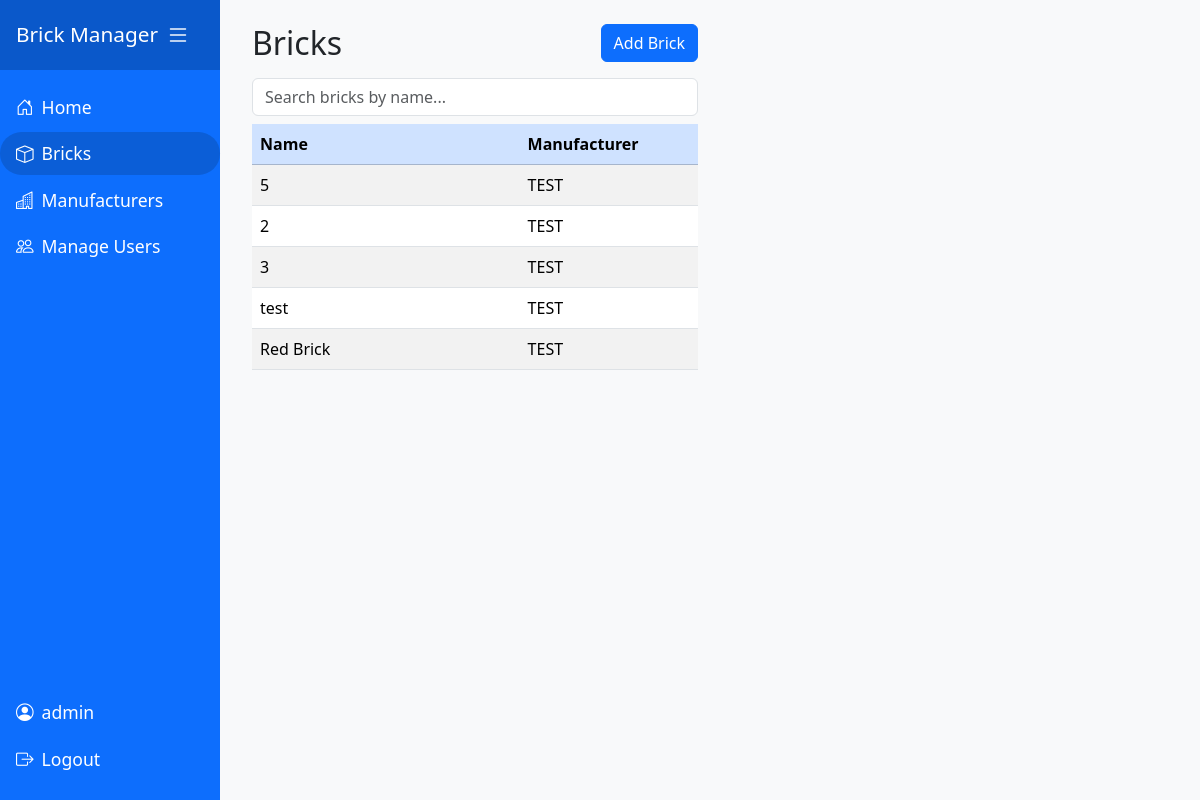
The page /bricks (signed in) on the database as committed earlier.
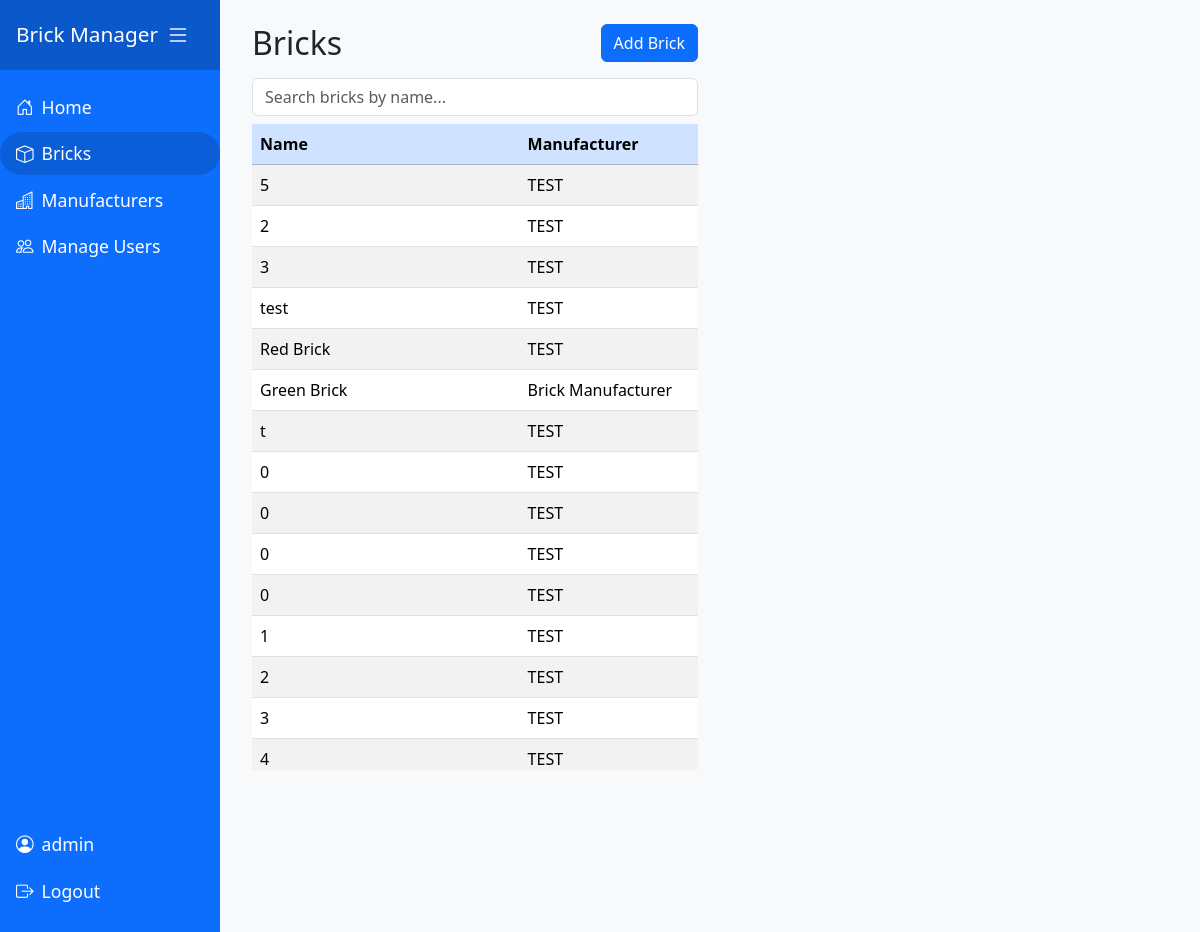
The same page on the database as committed later.
### models.py (models this page shows)
class Brick(db.Model):
    id = db.Column(db.Integer, primary_key=True)
    name = db.Column(db.String(150), nullable=False)
    colour = db.Column(db.String(50), nullable=False)
    material = db.Column(db.String(100), nullable=False)
    strength = db.Column(db.String(50), nullable=False)
    width = db.Column(db.Float, nullable=False)
    depth = db.Column(db.Float, nullable=False)
    height = db.Column(db.Float, nullable=False)
    type = db.Column(db.String(100), nullable=False)
    voids = db.Column(db.Integer, nullable=False)
    manufacturerId = db.Column(db.Integer, db.ForeignKey('manufacturer.id'), nullable=False)

class Manufacturer(db.Model):
    id = db.Column(db.Integer, primary_key=True)
    name = db.Column(db.String(150), nullable=False, unique=True)
    address = db.Column(db.String(250), nullable=False)
    bricks = db.relationship('Brick', backref='manufacturer', lazy=True)

### bricks.py (the view)
@bricks_bp.route('/bricks')
@bricks_bp.route('/bricks/<int:brick_id>')
def bricks(brick_id=None):
    allBricks = Brick.query.all()
    def brick_to_dict(brick):
        return {
            'id': brick.id,
            'name': brick.name,
            'colour': brick.colour,
            'material': brick.material,
            'strength': brick.strength,
            'width': brick.width,
            'depth': brick.depth,
            'height': brick.height,
            'type': brick.type,
            'voids': brick.voids,
            'manufacturer': {
                'id': brick.manufacturer.id if brick.manufacturer else None,
                'name': brick.manufacturer.name if brick.manufacturer else ''
            }
        }
    brick_dicts = [brick_to_dict(b) for b in allBricks]
    selected_brick_id = None
    if brick_id is not None and any(b['id'] == brick_id for b in brick_dicts):
        selected_brick_id = brick_id
    return render_template('bricks.html', bricks=brick_dicts, selected_brick_id=selected_brick_id)

### app.py (called while the page is built)
@app.before_request
def require_login():
    allowedRoutes = ['users.login']
    endpoint = request.endpoint
    if endpoint is None:
        return  # Let Flask handle it
    if endpoint in allowedRoutes or endpoint.startswith('static'):
        return  # Allow access
    if not session.get('userId'):
        return redirect(url_for('users.login', next=request.url))

### templates/bricks.html (shortened to what this page needs)
{% extends 'base.html' %}
{% block content %}
<div class="row flex-lg-nowrap" style="height: 80vh; min-height: 500px;">
  <div class="col-lg-4 col-12 d-flex flex-column">
    <div class="d-flex justify-content-between align-items-center mb-3">
      <h2 class="mb-0">Bricks</h2>
      {% if session.get('userId') %}
      <a href="{{ url_for('bricks.addBrick') }}{% if selected_brick_id %}?selected_brick_id={{ selected_brick_id }}{% endif %}" class="btn btn-primary ms-3">Add Brick</a>
      {% endif %}
    </div>
    <div class="mb-2">
      <input type="text" id="brick-search-box" class="form-control" placeholder="Search bricks by name...">
    </div>
    <div class="table-responsive bricks-table-responsive flex-grow-1">
      <table class="table table-striped table-hover align-middle" id="bricks-table">
        <colgroup>
          <col style="width: 60%">
          <col style="width: 40%">
        </colgroup>
        <thead class="table-primary">
          <tr>
            <th>Name</th>
            <th>Manufacturer</th>
          </tr>
        </thead>
        <tbody>
        {% for brick in bricks %}
          <tr class="brick-row" data-brick='{{ brick | tojson | safe }}' data-id="{{ brick.id }}">
            <td>{{ brick.name }}</td>
            <td>{{ brick.manufacturer.name }}</td>
          </tr>
        {% endfor %}
        </tbody>
      </table>
    </div>
  </div>
  <div class="col-lg-8 col-12 d-flex flex-column" style="height: 100%;">
  </div>
</div>
<link rel="stylesheet" href="{{ url_for('static', filename='css/bricks.css') }}">
{% endblock %}

Rows that differ between the two databases and show on the page:
added Brick: name "Green Brick", manufacturer.name "Brick Manufacturer"
added Brick: name "t", manufacturer.name "TEST"
added Brick: name "0", manufacturer.name "TEST"
added Brick: name "0", manufacturer.name "TEST"
added Brick: name "0", manufacturer.name "TEST"
added Brick: name "0", manufacturer.name "TEST"
added Brick: name "1", manufacturer.name "TEST"
added Brick: name "2", manufacturer.name "TEST"
added Brick: name "3", manufacturer.name "TEST"
added Brick: name "4", manufacturer.name "TEST"
